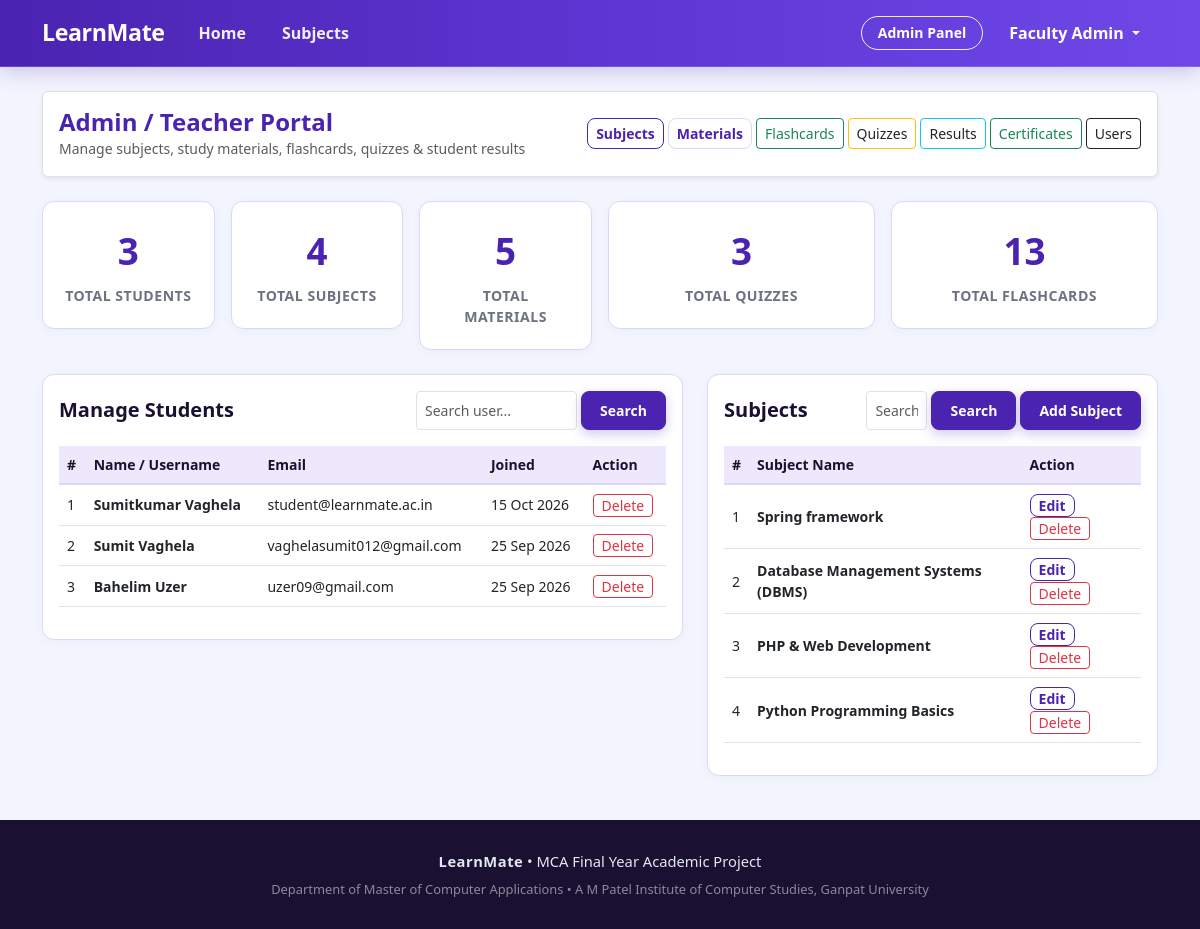
Page /admin-panel/ (signed in) on the committed database.
### main_app/models.py (models this page shows, shortened)
class Subject(models.Model):
    subject_id = models.AutoField(primary_key=True)
    subject_name = models.CharField(max_length=100)
    description = models.TextField()
    image = models.ImageField(upload_to='subjects/', null=True, blank=True, help_text="Upload subject cover image")
    image_url = models.URLField(max_length=500, null=True, blank=True, help_text="Or paste direct web image URL")
    created_by = models.ForeignKey(User, on_delete=models.CASCADE, related_name='subjects_created')
    created_at = models.DateTimeField(auto_now_add=True)
    class Meta:
        db_table = 'subject'
        verbose_name = 'Subject'
        verbose_name_plural = 'Subjects'

### main_app/views.py (the view)
# urls.py: path('admin-panel/', views.admin_dashboard, name='admin_dashboard'),
@login_required
@user_passes_test(is_admin)
def admin_dashboard(request):
    total_students = UserProfile.objects.filter(role='student').count()
    total_courses = Subject.objects.count()
    total_materials = StudyMaterial.objects.count()
    total_quizzes = Quiz.objects.count()
    total_flashcards = Flashcard.objects.count()
    total_certificates = Certificate.objects.count()
    issued_pairs = set(Certificate.objects.values_list('student_id', 'subject_id'))
    passed_results = QuizResult.objects.filter(result_status='Pass').values_list('student_id', 'quiz__subject_id').distinct()
    pending_certificates_count = sum(1 for p in passed_results if p not in issued_pairs)
    user_query = request.GET.get('user_search', '')
    course_query = request.GET.get('course_search', '')
    if user_query:
        students = User.objects.filter(
            Q(profile__role='student') &
            (Q(username__icontains=user_query) | Q(email__icontains=user_query) | Q(first_name__icontains=user_query))
        ).distinct()
    else:
        students = User.objects.filter(profile__role='student').order_by('-date_joined')[:10]
    if course_query:
        courses = Subject.objects.filter(subject_name__icontains=course_query)
    else:
        courses = Subject.objects.all().order_by('-created_at')[:10]
    context = {
        'total_students': total_students,
        'total_courses': total_courses,
        'total_materials': total_materials,
        'total_quizzes': total_quizzes,
        'total_flashcards': total_flashcards,
        'total_certificates': total_certificates,
        'pending_certificates_count': pending_certificates_count,
        'students': students,
        'courses': courses,
        'user_query': user_query,
        'course_query': course_query,
    }
    return render(request, 'admin_panel/dashboard.html', context)

### templates/admin_panel/dashboard.html (shortened to what this page needs)
{% extends 'base.html' %}
{% block content %}
<div class="container">
    <div class="bg-white border rounded p-3 mb-4 shadow-sm">
        <div class="d-flex justify-content-between align-items-center flex-wrap gap-2">
            <div>
                <h4 class="fw-bold mb-0 text-primary">Admin / Teacher Portal</h4>
                <small class="text-muted">Manage subjects, study materials, flashcards, quizzes & student results</small>
            </div>
            <div class="d-flex flex-wrap gap-1">
                <a href="{% url 'admin_manage_courses' %}" class="btn btn-outline-primary btn-sm">Subjects</a>
                <a href="{% url 'admin_manage_materials' %}" class="btn btn-outline-secondary btn-sm">Materials</a>
                <a href="{% url 'admin_manage_flashcards' %}" class="btn btn-outline-success btn-sm">Flashcards</a>
                <a href="{% url 'admin_manage_quizzes' %}" class="btn btn-outline-warning text-dark btn-sm">Quizzes</a>
                <a href="{% url 'admin_student_results' %}" class="btn btn-outline-info text-dark btn-sm">Results</a>
                <a href="{% url 'admin_certificates' %}" class="btn btn-outline-success btn-sm">
                    Certificates
                </a>
                <a href="{% url 'admin_manage_users' %}" class="btn btn-outline-dark btn-sm">Users</a>
            </div>
        </div>
    </div>
    <div class="row g-3 mb-4">
        <div class="col-md-2 col-6">
            <div class="stat-box">
                <div class="stat-number">{{ total_students }}</div>
                <div class="stat-label">Total Students</div>
            </div>
        </div>
        <div class="col-md-2 col-6">
            <div class="stat-box">
                <div class="stat-number">{{ total_courses }}</div>
                <div class="stat-label">Total Subjects</div>
            </div>
        </div>
        <div class="col-md-2 col-6">
            <div class="stat-box">
                <div class="stat-number">{{ total_materials }}</div>
                <div class="stat-label">Total Materials</div>
            </div>
        </div>
        <div class="col-md-3 col-6">
            <div class="stat-box">
                <div class="stat-number">{{ total_quizzes }}</div>
                <div class="stat-label">Total Quizzes</div>
            </div>
        </div>
        <div class="col-md-3 col-6">
            <div class="stat-box">
                <div class="stat-number">{{ total_flashcards }}</div>
                <div class="stat-label">Total Flashcards</div>
            </div>
        </div>
    </div>
    <div class="row g-4">
        <div class="col-lg-7">
            <div class="custom-card p-3">
                <div class="d-flex justify-content-between align-items-center mb-3 flex-wrap gap-2">
                    <h5 class="fw-bold mb-0">Manage Students</h5>
                    <form method="GET" action="{% url 'admin_dashboard' %}" class="d-flex" style="max-width: 250px;">
                        <input type="text" name="user_search" class="form-control form-control-sm me-1"
                            placeholder="Search user..." value="{{ user_query }}">
                        <button type="submit" class="btn btn-primary btn-sm">Search</button>
                    </form>
                </div>
                <div class="table-responsive">
                    <table class="table table-hover align-middle small">
                        <thead class="table-light">
                            <tr>
                                <th>#</th>
                                <th>Name / Username</th>
                                <th>Email</th>
                                <th>Joined</th>
                                <th>Action</th>
                            </tr>
                        </thead>
                        <tbody>
                            {% for student in students %}
                            <tr>
                                <td>{{ forloop.counter }}</td>
                                <td><strong>{{ student.first_name|default:student.username }}</strong></td>
                                <td>{{ student.email }}</td>
                                <td>{{ student.date_joined|date:"d M Y" }}</td>
                                <td>
                                    <a href="{% url 'admin_delete_user' student.id %}"
                                        class="btn btn-outline-danger btn-sm py-0 px-2"
                                        onclick="return confirm('Are you sure you want to delete this user?');">
                                        Delete
                                    </a>
                                </td>
                            </tr>
                            {% empty %}
                            <tr>
                                <td colspan="5" class="text-center py-3 text-muted">No students found.</td>
                            </tr>
                            {% endfor %}
                        </tbody>
                    </table>
                </div>
            </div>
        </div>
        <div class="col-lg-5">
            <div class="custom-card p-3">
                <div class="d-flex justify-content-between align-items-center mb-3 flex-wrap gap-2">
                    <h5 class="fw-bold mb-0">Subjects</h5>
                    <div class="d-flex gap-1">
                        <form method="GET" action="{% url 'admin_dashboard' %}" class="d-flex"
                            style="max-width: 150px;">
                            <input type="text" name="course_search" class="form-control form-control-sm me-1"
                                placeholder="Search subject..." value="{{ course_query }}">
                            <button type="submit" class="btn btn-primary btn-sm">Search</button>
                        </form>
                        <a href="{% url 'admin_manage_courses' %}" class="btn btn-primary btn-sm">Add Subject</a>
                    </div>
                </div>
                <div class="table-responsive">
                    <table class="table table-hover align-middle small">
                        <thead class="table-light">
                            <tr>
                                <th>#</th>
                                <th>Subject Name</th>
                                <th>Action</th>
                            </tr>
                        </thead>
                        <tbody>
                            {% for course in courses %}
                            <tr>
                                <td>{{ forloop.counter }}</td>
                                <td><strong>{{ course.subject_name }}</strong></td>
                                <td>
                                    <a href="{% url 'admin_edit_course' course.subject_id %}"
                                        class="btn btn-outline-primary btn-sm py-0 px-2">Edit</a>
                                    <a href="{% url 'admin_delete_course' course.subject_id %}"
                                        class="btn btn-outline-danger btn-sm py-0 px-2"
                                        onclick="return confirm('Delete subject?');">Delete</a>
                                </td>
                            </tr>
                            {% empty %}
                            <tr>
                                <td colspan="3" class="text-center py-3 text-muted">No subjects found.</td>
                            </tr>
                            {% endfor %}
                        </tbody>
                    </table>
                </div>
            </div>
        </div>
    </div>
</div>
{% endblock %}

### templates/base.html (shortened to what this page needs)
{% load static %}
<!DOCTYPE html>
<html lang="en">
<head>
    <link href="https://cdn.jsdelivr.net/npm/bootstrap@5.3.0/dist/css/bootstrap.min.css" rel="stylesheet">
    <link rel="stylesheet" href="https://cdn.jsdelivr.net/npm/bootstrap-icons@1.11.3/font/bootstrap-icons.min.css">
    <link rel="stylesheet" href="{% static 'css/style.css' %}?v=8.0">
</head>
<body>
    <nav class="navbar navbar-expand-lg navbar-custom sticky-top">
        <div class="container">
            <a class="navbar-brand" href="{% url 'home' %}">
                LearnMate
            </a>
            <div class="collapse navbar-collapse" id="navbarMain">
                <ul class="navbar-nav me-auto mb-2 mb-lg-0">
                    <li class="nav-item">
                        <a class="nav-link {% if request.resolver_match.url_name == 'home' %}active{% endif %}"
                            href="{% url 'home' %}">Home</a>
                    </li>
                    <li class="nav-item">
                        <a class="nav-link {% if request.resolver_match.url_name == 'courses' or request.resolver_match.url_name == 'course_detail' %}active{% endif %}"
                            href="{% url 'courses' %}">Subjects</a>
                    </li>
                </ul>
                <ul class="navbar-nav ms-auto align-items-center">
                    {% if user.is_authenticated %}
                    {% if user.profile.role == 'admin' or user.is_superuser %}
                    <li class="nav-item me-2">
                        <a class="btn btn-sm btn-outline-primary" href="{% url 'admin_dashboard' %}">
                            Admin Panel
                        </a>
                    </li>
                    {% else %}
                    <li class="nav-item me-2">
                        <a class="btn btn-sm btn-outline-primary" href="{% url 'dashboard' %}">
                            Dashboard
                        </a>
                    </li>
                    {% endif %}
                    <li class="nav-item dropdown">
                        <a class="nav-link dropdown-toggle font-weight-bold" href="#" id="userMenu" role="button"
                            data-bs-toggle="dropdown">
                            {{ user.first_name|default:user.username }}
                        </a>
                    </li>
                    {% endif %}
                </ul>
            </div>
        </div>
    </nav>
    <main class="py-4">
        {% block content %}{% endblock %}
    </main>
    <footer>
        <div class="container text-center">
            <div class="mb-2">
                <span class="fw-bold" style="letter-spacing: 0.5px;">LearnMate</span> • MCA Final Year Academic Project
            </div>
            <div class="small text-white-50">
                Department of Master of Computer Applications • A M Patel Institute of Computer Studies, Ganpat
                University
            </div>
        </div>
    </footer>
</body>
</html>

### rows in the picture
Subject: subject_name "Spring framework"
Subject: subject_name "Database Management Systems (DBMS)"
Subject: subject_name "PHP & Web Development"
Subject: subject_name "Python Programming Basics"

### other values in the picture
{{ user.first_name|default:user.username }} "Faculty Admin"
{{ total_students }} "3"
{{ total_courses }} "4"
{{ total_materials }} "5"
{{ total_quizzes }} "3"
{{ total_flashcards }} "13"
{{ student.first_name|default:student.username }} "Sumitkumar Vaghela"
{{ student.email }} "student@learnmate.ac.in"
{{ student.date_joined|date:"d M Y" }} "15 Oct 2026"
{{ student.first_name|default:student.username }} "Sumit Vaghela"
{{ student.email }} "vaghelasumit012@gmail.com"
{{ student.date_joined|date:"d M Y" }} "25 Sep 2026"
{{ student.first_name|default:student.username }} "Bahelim Uzer"
{{ student.email }} "uzer09@gmail.com"
